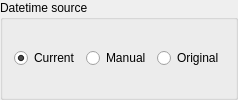
<?xml version="1.0" encoding="UTF-8"?>
<ui version="4.0">
 <class>DateSelectionGroupWidget</class>
 <widget class="QGroupBox" name="DateSelectionGroupWidget">
  <property name="title">
   <string>Datetime source</string>
  </property>
  <layout class="QHBoxLayout" name="horizontalLayout">
   <item>
    <widget class="QRadioButton" name="mCurrent">
     <property name="objectName">
      <string notr="true">Current</string>
     </property>
     <property name="text">
      <string>Current</string>
     </property>
     <property name="checked">
      <bool>true</bool>
     </property>
    </widget>
   </item>
   <item>
    <widget class="QRadioButton" name="mManual">
     <property name="objectName">
      <string notr="true">Manual</string>
     </property>
     <property name="text">
      <string>Manual</string>
     </property>
    </widget>
   </item>
   <item>
    <widget class="QRadioButton" name="mOriginal">
     <property name="objectName">
      <string notr="true">Original</string>
     </property>
     <property name="text">
      <string>Original</string>
     </property>
    </widget>
   </item>
  </layout>
 </widget>
 <resources/>
 <connections/>
</ui>
